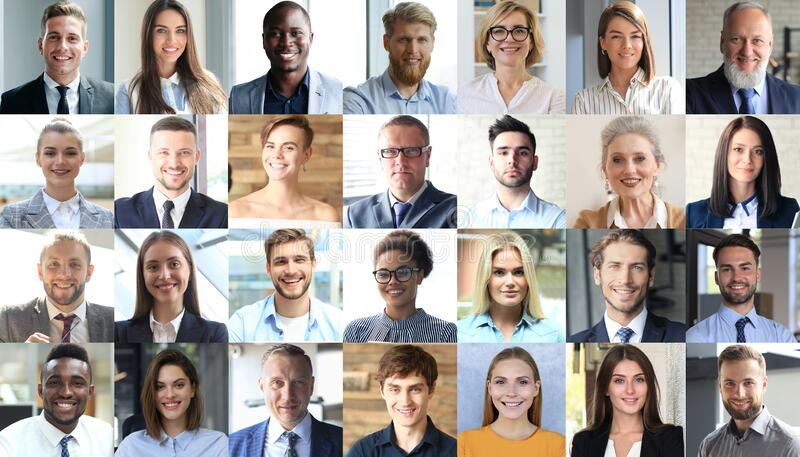
#> input picture Images/different people 1.jpg, 800 x 457 px, found by its file name
$ jupyter execute --allow-errors Rough.ipynb
#> lines starting #> are read from the running program, lines starting #| are printed output that depends on the picture
[cell 1]
import numpy as np
import matplotlib.pyplot as plt
import cv2
import os
from PIL import Image

[cell 2]
image_path = "C:/Users/astro/Pictures/resume_photo.jpg"
output_dir = os.path.dirname(image_path)
face_folder_path = os.path.join(output_dir, f"Faces for {os.path.basename(image_path)}")
try:
    os.makedirs(face_folder_path)
except FileExistsError:
    print(f'Directory {face_folder_path} already exists')

[cell 3]
# Load the Haar Cascade classifier for face detection
face_cascade = cv2.CascadeClassifier('haarcascades_frontalface_default.xml')

def detect_faces(image_path, output_dir):
    """
    Pulls out the faces from an images and stores it in a folder.

    example:
        image_path = path/to/folder/image.jpg

        The facial images will be in the folder: path/to/folder/Faces for image.jpg"""
    # Load the image using matplotlib (RGB format)
    image = plt.imread(image_path)
#> image is the input picture: shape (457, 800, 3); mean R, G, B 166.5, 159.1, 154.3
    gray = cv2.cvtColor(image, cv2.COLOR_RGB2GRAY)
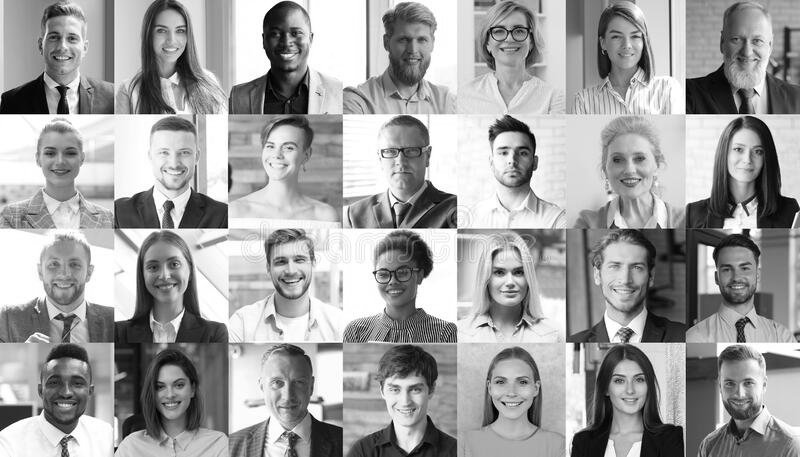
#> gray: shape (457, 800); min 0, max 255, mean 160.8

    # Use the classifier to detect faces in the image
    faces = face_cascade.detectMultiScale(gray, 1.3, 5)
#> faces = 25 rows, first 6: [146, 12, 50, 50], [388, 22, 48, 48], [603, 360, 52, 52], [147, 366, 51, 51], [260, 14, 51, 51], [600, 17, 51, 51]

    # Count the number of faces detected
    n_face = 1

    # Iterate through the faces
    for face in faces:
        # Get the Coordinates of the faces
        x,y,w,h = face

        headshot = image[y:y+h, x:x+w]
        headshot = Image.fromarray(obj = headshot)
        headshot.save(os.path.join(path = f"{output_dir}/face_{n_face}.jpg"))
        n_face += 1
#> this loop made 1 pass
#> pass 1, in detect_faces, `headshot = image[y:y+h, x:x+w]`:
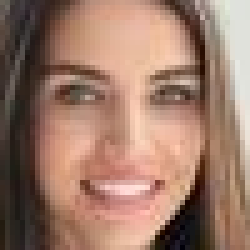
#> headshot: shape (50, 50, 3) (shown 5 times larger); mean R, G, B 156.6, 121.6, 105
#> after the loop, n_face = 1

    return len(faces)


image_path = "C:/Users/astro/Documents/GitHub/Data-engineer-wavebreak/Images/different people 1.jpg"
output_dir = os.path.dirname(image_path)
face_folder_path = os.path.join(output_dir, f"Faces from ({os.path.splitext(os.path.basename(image_path))[0]})")


try:
    os.makedirs(face_folder_path)
except FileExistsError:
    print(f'Directory {face_folder_path} already exists.')

#> (the rest of this cell did not finish here and is left out)

$ run again, with Images/face_1.jpg copied over Images/different people 1.jpg
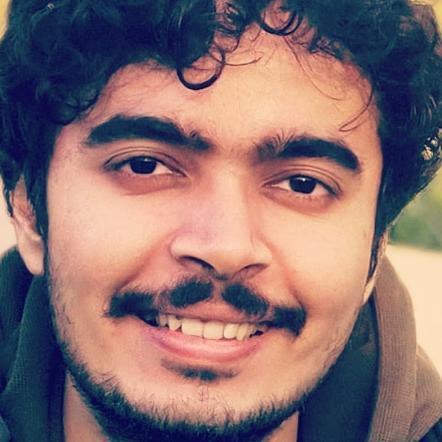
#> input picture Images/face_1.jpg, 442 x 442 px, found by its file name
#> in detect_faces, image is the input picture: shape (442, 442, 3); mean R, G, B 134.7, 109, 110.7
#> in detect_faces, `gray = cv2.cvtColor(image, cv2.COLOR_RGB2GRAY)`:
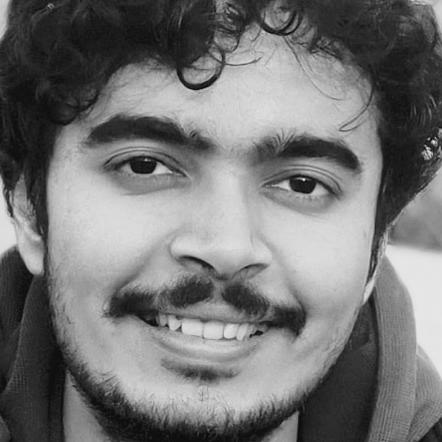
#> gray: shape (442, 442); min 6, max 237, mean 116.9
#> faces = ()
#> after the loop in detect_faces, `for face in faces:`: n_face = 1
#> num_faces = 0
#| 0 faces detected in the image
